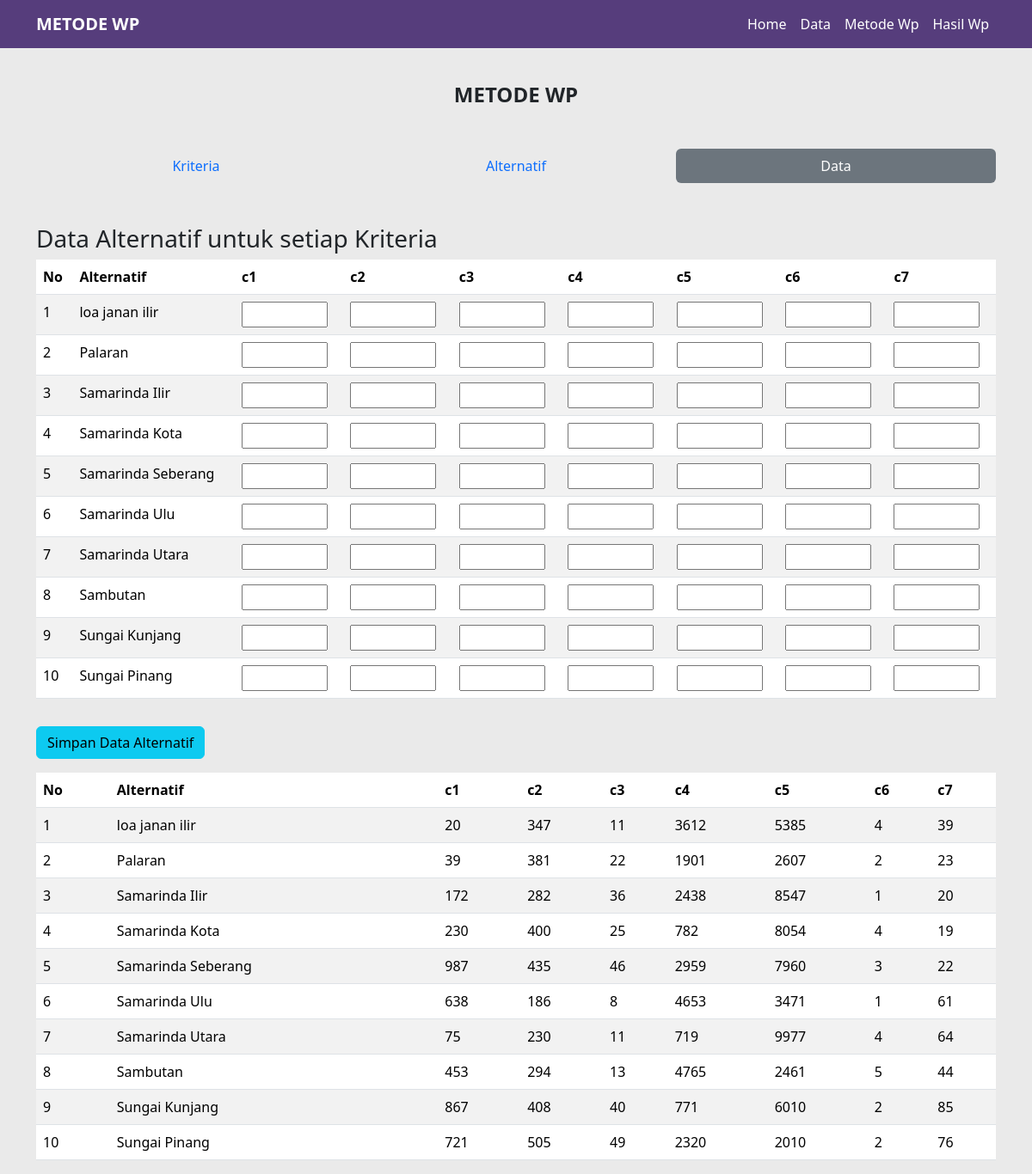
The app's page /welcome.php?p=dataAL (signed in) with its own data.
### tables this page shows
CREATE TABLE `dataal` (
  `id` int UNSIGNED NOT NULL DEFAULT '0',
  `alternatif` varchar(25) DEFAULT NULL,
  `c1` float DEFAULT NULL,
  `c2` float DEFAULT NULL,
  `c3` float DEFAULT NULL,
  `c4` float DEFAULT NULL,
  `c5` float DEFAULT NULL,
  `c6` float DEFAULT NULL,
  `c7` float DEFAULT NULL
);

### pages/dataAL.php (the view, shortened to what this page needs)
<div class="container pt-5">
            <h4 class="my-5 text-center fw-bold" >METODE WP</h4>
            <ul class="nav nav-pills nav-justified">
                <li class=" nav-item">
                    <a href="welcome.php?p=kriteria"class="nav-link ">Kriteria</a>
                </li>
                <li class=" nav-item">
                    <a href="welcome.php?p=alternatif"class="nav-link">Alternatif</a>
                </li>
                <li class=" nav-item">
                    <a href="welcome.php?p=dataAL"class="nav-link bg-secondary text-white active">Data</a>
                </li>
            </ul>
        </div>
<br><br>
<div class="container">
    <h3>Data Alternatif untuk setiap Kriteria</h3>
    <?php
    include 'konsdb.php';
    $sql = "SELECT kriteria FROM kriteria";
    $result = $koneksi->query($sql);
    if ($result->num_rows > 0) {
        $x = 0;
        while($row = $result->fetch_assoc()) {
            $krr[$x] = $row["kriteria"];
            $x++;
        }
    }
    else {
        echo "0 results";
    }
?>
<table class="table table-striped">
    <thead>
        <tr>
            <th>No</th>
            <th>Alternatif</th>
        <?PHP
            for($i=0;$i<$x;$i++) {
                echo "<th>".$krr[$i]."</th>";
            }
        ?>
        </tr>
    </thead>
    <tbody>
        <?PHP
            $sql = "SELECT alternatif FROM DataAL";
            $result = $koneksi->query($sql);
            $noal = 1;
            if ($result->num_rows > 0) {
                $brs = 1;
                while($row = $result->fetch_assoc()) {
                    $namaal = $row["alternatif"];
                    echo "<tr>";
                    echo "<td>".$noal."</td>";
                    echo "<td>".$namaal."</td>";
                    echo "<form action='welcome.php?p=dataAL-inputproses' method='POST'>";
                    $klm = 1;
                    for($z=0;$z<$x;$z++) {
                        echo "<td><input type='text' name='dt".$brs.$klm."' size='5'></td>";
                        $klm++;
                    }
                    echo "</tr>";
                    $noal++;
                    $brs++;
                }
            }
            else {
                echo "0 results";
            }
        ?>
    </tbody>
</table>
<input type="submit" class="btn btn-info my-3" name="simpan" value="Simpan Data Alternatif">
<table class="table table-striped">
    <thead>
        <tr>
            <th>No</th>
            <th>Alternatif</th>
        <?PHP
            for($i=0;$i<$x;$i++) {
                echo "<th>".$krr[$i]."</th>";
            }
        ?>
        </tr>
    </thead>
    <tbody>
        <?PHP
            $sql = "SELECT * FROM DataAL";
            $result = $koneksi->query($sql);
            $noal = 1;
            if ($result->num_rows > 0) {
                while($row = $result->fetch_assoc()) {
                    $namaal = $row["alternatif"];
                    echo "<tr>";
                    echo "<td>".$noal."</td>";
                    echo "<td>".$namaal."</td>";
                    for($z=0;$z<$x;$z++) {
                        echo "<td>".$row["$krr[$z]"]."</td>";
                    }
                    echo "</tr>";
                    $noal++;
                }
            }
            else {
                echo "0 results";
            }
        ?>
    </tbody>
</table>
</div>

### records on screen
dataal: alternatif "loa janan ilir", c1 "20", c2 "347", c3 "11", c4 "3612", c5 "5385", c6 "4", c7 "39"
dataal: alternatif "Palaran", c1 "39", c2 "381", c3 "22", c4 "1901", c5 "2607", c6 "2", c7 "23"
dataal: alternatif "Samarinda Ilir", c1 "172", c2 "282", c3 "36", c4 "2438", c5 "8547", c6 "1", c7 "20"
dataal: alternatif "Samarinda Kota", c1 "230", c2 "400", c3 "25", c4 "782", c5 "8054", c6 "4", c7 "19"
dataal: alternatif "Samarinda Seberang", c1 "987", c2 "435", c3 "46", c4 "2959", c5 "7960", c6 "3", c7 "22"
dataal: alternatif "Samarinda Ulu", c1 "638", c2 "186", c3 "8", c4 "4653", c5 "3471", c6 "1", c7 "61"
dataal: alternatif "Samarinda Utara", c1 "75", c2 "230", c3 "11", c4 "719", c5 "9977", c6 "4", c7 "64"
dataal: alternatif "Sambutan", c1 "453", c2 "294", c3 "13", c4 "4765", c5 "2461", c6 "5", c7 "44"
dataal: alternatif "Sungai Kunjang", c1 "867", c2 "408", c3 "40", c4 "771", c5 "6010", c6 "2", c7 "85"
dataal: alternatif "Sungai Pinang", c1 "721", c2 "505", c3 "49", c4 "2320", c5 "2010", c6 "2", c7 "76"

### other values on screen
$krr[$i] "c1"
$krr[$i] "c2"
$krr[$i] "c3"
$krr[$i] "c4"
$krr[$i] "c5"
$krr[$i] "c6"
$krr[$i] "c7"
